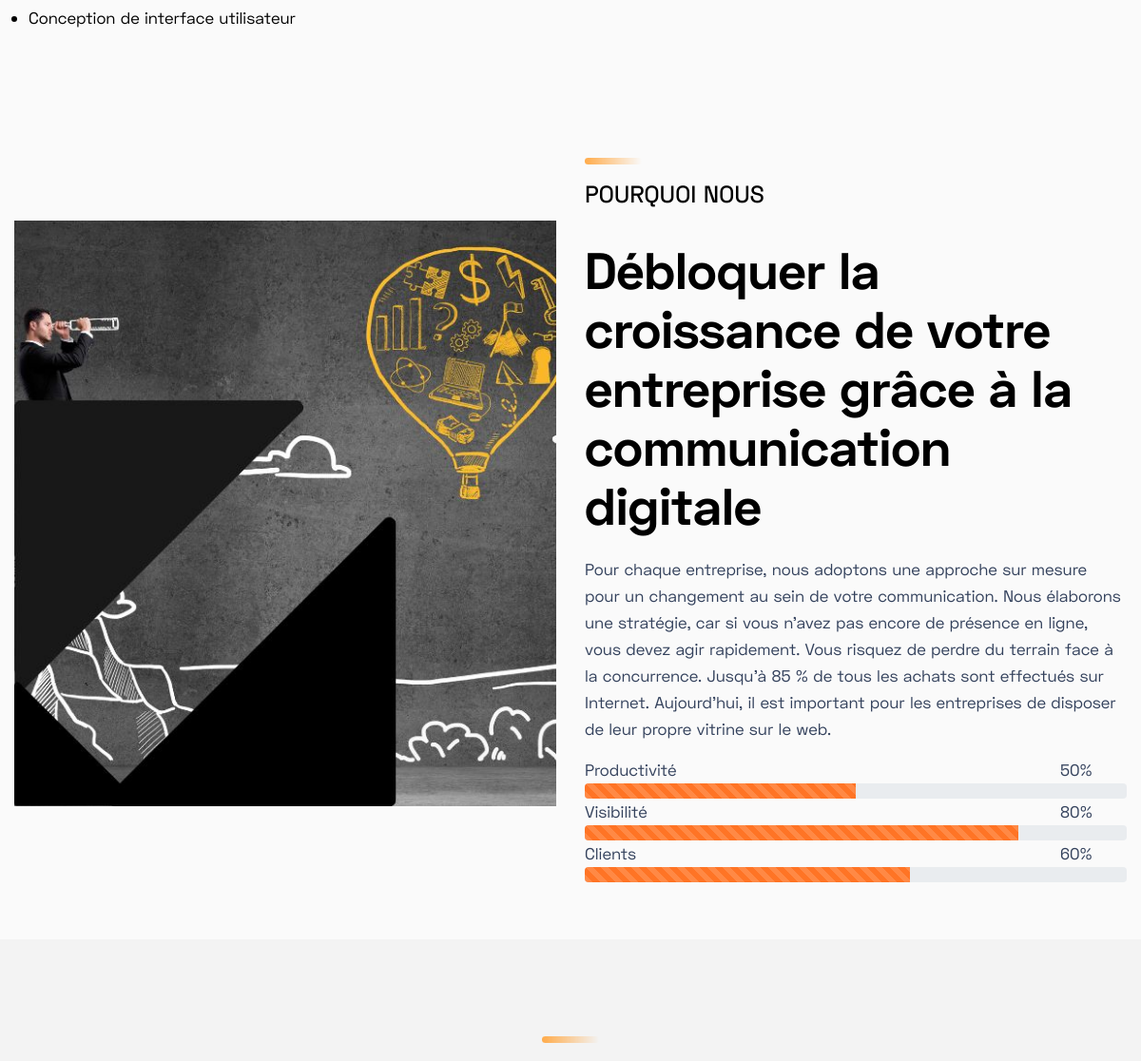
The app's page /a-propos/ (middle part), older data.
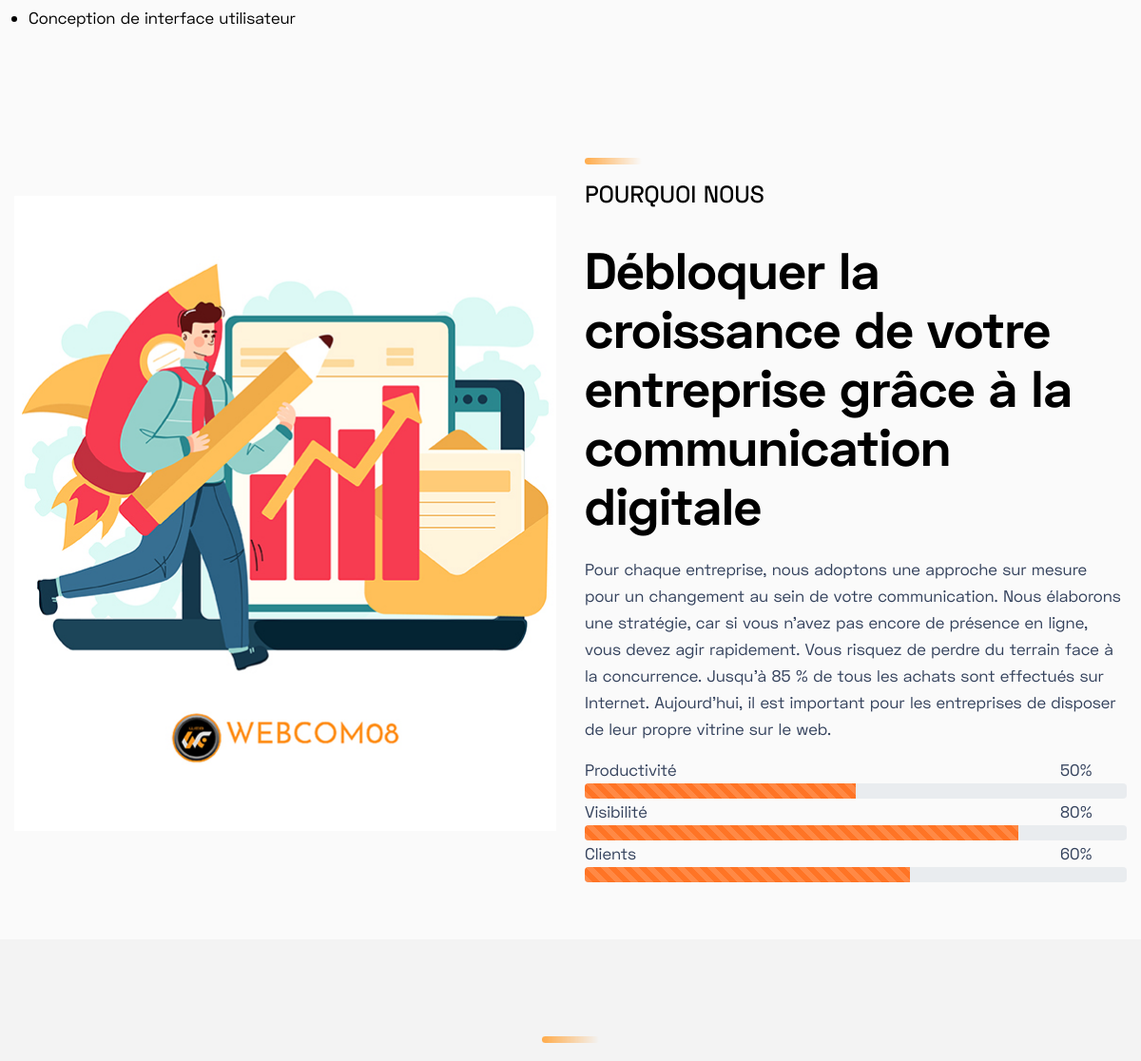
The same page, newer data.
### about/models.py (models this page shows, shortened)
class AboutContentTwo(models.Model):
    content_id = models.AutoField(primary_key=True)
    heading = models.CharField(max_length=100)
    sub_heading = models.CharField(max_length=100)
    content = models.TextField()
    image = models.ImageField(blank=True, null=True, upload_to='about/')
    add_date = models.DateTimeField(auto_now_add=True, null=True)
    class Meta:
        verbose_name_plural = "About Section Two"

### about/views.py (the view)
# urls.py: path('', views.about, name="about"),
def about(request):
    settings = SiteSetting.objects.all()
    aslider = AboutSlider.objects.all().order_by('-id')[:1]
    aboutone = AboutContentOne.objects.all().order_by('-content_id')[:1]
    abouttwo = AboutContentTwo.objects.all().order_by('-content_id')[:1]
    progressbar = ProgressBar.objects.all().order_by('-progress_id')[:3]
    testimonial = Testimonial.objects.all()
    portfolio = Portfolios.objects.all().order_by('-portfolio_id')[:3]
    a_seo = AboutSeoSnippets.objects.all().order_by('-s_id')[:1]
    team = TeamMember.objects.all()
    context={'settings':settings,
             'aslider':aslider,
             'aboutone':aboutone,
             'abouttwo':abouttwo,
             'progressbar':progressbar,
             'a_seo':a_seo,
             'testimonial':testimonial,
             'portfolio':portfolio,
             'team':team, }
    return render(request, 'about.html', context)

### portfolio/models.py (called while the page is built)
    def __str__(self):
        return self.title

### about/templates/about.html (shortened to what this page needs)
{% extends 'base.html' %}
{% load static %}
{% block aboutpage %}
    <section class="about-us-area pt-100">
        {% for aboutone in aboutone %}
        <div class="container">
            <div class="row align-items-center">
                <div class="col-md-12 col-lg-6">
                    <div class="about-content">
                        <p>{{aboutone.content|safe}}</p>
                    </div>
                </div>
            </div>
        </div>
        {% endfor %}
    </section>
    <section class="about-us-area pt-100 pb-60">
        {% for abouttwo in abouttwo %}
        <div class="container">
            <div class="row align-items-center">
                <div class="col-md-12 col-lg-6">
                    <div class="about-thumb animated wow fadeInLeft" data-wow-duration="3000ms" data-wow-delay="0ms">
                        <img src="{{abouttwo.image.url}}" alt="{{abouttwo.heading }}">
                    </div>
                </div>
                <div class="col-md-12 col-lg-6">
                    <div class="about-content">
                        <img src="{% static 'images/hero-line.png' %}" alt="{{abouttwo.sub_heading}}">
                        <span>{{abouttwo.sub_heading}}</span>
                        <h3 class="title">{{abouttwo.heading }}</h3>
                        <p>{{abouttwo.content|safe}}</p>
                    </div>
                    {% endfor %}
                    {% for progressbar in progressbar %}
                    <div class="row">
                    <div class="col col-lg-2"><span>{{progressbar.title}}</span></div>
                    <div class="col"></div>
                    <div class="col col-lg-2 float-right"><span>{{progressbar.value}}%</span></div>
                    </div>
                    <div class="progress">
                        <div class="progress-bar progress-bar-striped" style="width:{{progressbar.value}}%; background-color:#ff7425"></div>
                      </div>
                      {% endfor %}
                </div>
            </div>
        </div>
    </section>
    <section class="overview-area pb-100">
        <div class="container">            <div class="row justify-content-center">
            <div class="col-lg-6 col-md-9">
                <div class="section-title text-center">
                    <img src="{% static 'images/hero-line.png' %}" alt="our project five">
                    <h3 class="title">NOUS AVONS FAIT</h3>
                </div>
            </div>
        </div>
                </div>
    </section>
    {% endblock aboutpage %}

Row changes from the older to the newer data that the page shows:
changed AboutContentTwo "Débloquer la croissance de votre entreprise grâce à la communication digitale": image: a different picture
